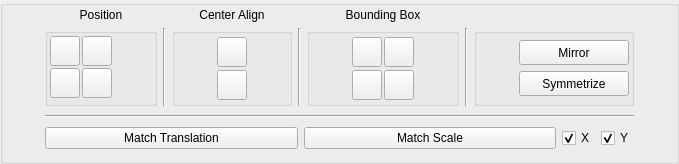
           <widget class="QGroupBox" name="pickerAlign_gbx">
            <layout class="QGridLayout" name="gridLayout_55">
             <property name="leftMargin">
              <number>2</number>
             </property>
             <property name="topMargin">
              <number>2</number>
             </property>
             <property name="rightMargin">
              <number>2</number>
             </property>
             <property name="bottomMargin">
              <number>2</number>
             </property>
             <item row="0" column="3">
              <widget class="QLabel" name="label_50">
               <property name="text">
                <string>Center Align</string>
               </property>
               <property name="alignment">
                <set>Qt::AlignCenter</set>
               </property>
              </widget>
             </item>
             <item row="1" column="0">
              <spacer name="horizontalSpacer_34">
               <property name="orientation">
                <enum>Qt::Horizontal</enum>
               </property>
               <property name="sizeHint" stdset="0">
                <size>
                 <width>40</width>
                 <height>20</height>
                </size>
               </property>
              </spacer>
             </item>
             <item row="0" column="1">
              <widget class="QLabel" name="label_49">
               <property name="text">
                <string>Position</string>
               </property>
               <property name="alignment">
                <set>Qt::AlignCenter</set>
               </property>
              </widget>
             </item>
             <item row="1" column="4">
              <widget class="Line" name="line_48">
               <property name="orientation">
                <enum>Qt::Vertical</enum>
               </property>
              </widget>
             </item>
             <item row="1" column="8">
              <spacer name="horizontalSpacer_32">
               <property name="orientation">
                <enum>Qt::Horizontal</enum>
               </property>
               <property name="sizeHint" stdset="0">
                <size>
                 <width>40</width>
                 <height>20</height>
                </size>
               </property>
              </spacer>
             </item>
             <item row="1" column="6">
              <widget class="Line" name="line_49">
               <property name="orientation">
                <enum>Qt::Vertical</enum>
               </property>
              </widget>
             </item>
             <item row="5" column="1" colspan="7">
              <layout class="QHBoxLayout" name="horizontalLayout_25">
               <item>
                <widget class="QPushButton" name="matchTranslate_btn">
                 <property name="enabled">
                  <bool>true</bool>
                 </property>
                 <property name="sizePolicy">
                  <sizepolicy hsizetype="Expanding" vsizetype="Fixed">
                   <horstretch>0</horstretch>
                   <verstretch>0</verstretch>
                  </sizepolicy>
                 </property>
                 <property name="maximumSize">
                  <size>
                   <width>16777215</width>
                   <height>16777215</height>
                  </size>
                 </property>
                 <property name="text">
                  <string>Match Translation</string>
                 </property>
                </widget>
               </item>
               <item>
                <widget class="QPushButton" name="matchScale_btn">
                 <property name="enabled">
                  <bool>true</bool>
                 </property>
                 <property name="sizePolicy">
                  <sizepolicy hsizetype="Expanding" vsizetype="Fixed">
                   <horstretch>0</horstretch>
                   <verstretch>0</verstretch>
                  </sizepolicy>
                 </property>
                 <property name="maximumSize">
                  <size>
                   <width>16777215</width>
                   <height>16777215</height>
                  </size>
                 </property>
                 <property name="text">
                  <string>Match Scale</string>
                 </property>
                </widget>
               </item>
               <item>
                <widget class="QCheckBox" name="xMatch_cbx">
                 <property name="text">
                  <string>X</string>
                 </property>
                 <property name="checked">
                  <bool>true</bool>
                 </property>
                </widget>
               </item>
               <item>
                <widget class="QCheckBox" name="yMatch_cbx">
                 <property name="text">
                  <string>Y</string>
                 </property>
                 <property name="checked">
                  <bool>true</bool>
                 </property>
                </widget>
               </item>
              </layout>
             </item>
             <item row="1" column="2">
              <widget class="Line" name="line_47">
               <property name="orientation">
                <enum>Qt::Vertical</enum>
               </property>
              </widget>
             </item>
             <item row="0" column="5">
              <widget class="QLabel" name="label_51">
               <property name="text">
                <string>Bounding Box</string>
               </property>
               <property name="alignment">
                <set>Qt::AlignCenter</set>
               </property>
              </widget>
             </item>
             <item row="4" column="1" colspan="7">
              <spacer name="verticalSpacer_5">
               <property name="orientation">
                <enum>Qt::Vertical</enum>
               </property>
               <property name="sizeType">
                <enum>QSizePolicy::Fixed</enum>
               </property>
               <property name="sizeHint" stdset="0">
                <size>
                 <width>20</width>
                 <height>3</height>
                </size>
               </property>
              </spacer>
             </item>
             <item row="1" column="3">
              <widget class="QGroupBox" name="groupBox_42">
               <property name="accessibleName">
                <string>transparent</string>
               </property>
               <property name="title">
                <string/>
               </property>
               <property name="alignment">
                <set>Qt::AlignHCenter|Qt::AlignTop</set>
               </property>
               <layout class="QGridLayout" name="gridLayout_57">
                <property name="leftMargin">
                 <number>2</number>
                </property>
                <property name="topMargin">
                 <number>2</number>
                </property>
                <property name="rightMargin">
                 <number>2</number>
                </property>
                <property name="bottomMargin">
                 <number>2</number>
                </property>
                <property name="spacing">
                 <number>2</number>
                </property>
                <item row="0" column="2">
                 <spacer name="horizontalSpacer_31">
                  <property name="orientation">
                   <enum>Qt::Horizontal</enum>
                  </property>
                  <property name="sizeHint" stdset="0">
                   <size>
                    <width>40</width>
                    <height>20</height>
                   </size>
                  </property>
                 </spacer>
                </item>
                <item row="0" column="0">
                 <spacer name="horizontalSpacer_30">
                  <property name="orientation">
                   <enum>Qt::Horizontal</enum>
                  </property>
                  <property name="sizeHint" stdset="0">
                   <size>
                    <width>40</width>
                    <height>20</height>
                   </size>
                  </property>
                 </spacer>
                </item>
                <item row="1" column="1">
                 <widget class="QPushButton" name="plgAlignVCenter">
                  <property name="minimumSize">
                   <size>
                    <width>30</width>
                    <height>30</height>
                   </size>
                  </property>
                  <property name="maximumSize">
                   <size>
                    <width>30</width>
                    <height>30</height>
                   </size>
                  </property>
                  <property name="toolTip">
                   <string>&lt;!DOCTYPE HTML PUBLIC &quot;-//W3C//DTD HTML 4.0//EN&quot; &quot;http://www.w3.org/TR/REC-html40/strict.dtd&quot;&gt;
&lt;html&gt;&lt;head&gt;&lt;meta name=&quot;qrichtext&quot; content=&quot;1&quot; /&gt;&lt;style type=&quot;text/css&quot;&gt;
p, li { white-space: pre-wrap; }
&lt;/style&gt;&lt;/head&gt;&lt;body style=&quot; font-family:'MS Shell Dlg 2'; font-size:8pt; font-weight:400; font-style:normal;&quot;&gt;
&lt;p style=&quot; margin-top:0px; margin-bottom:0px; margin-left:0px; margin-right:0px; -qt-block-indent:0; text-indent:0px;&quot;&gt;Align selected to Vertical Center&lt;/p&gt;&lt;/body&gt;&lt;/html&gt;</string>
                  </property>
                  <property name="text">
                   <string/>
                  </property>
                 </widget>
                </item>
                <item row="0" column="1">
                 <widget class="QPushButton" name="plgAlignHCenter">
                  <property name="minimumSize">
                   <size>
                    <width>30</width>
                    <height>30</height>
                   </size>
                  </property>
                  <property name="maximumSize">
                   <size>
                    <width>30</width>
                    <height>30</height>
                   </size>
                  </property>
                  <property name="toolTip">
                   <string>&lt;!DOCTYPE HTML PUBLIC &quot;-//W3C//DTD HTML 4.0//EN&quot; &quot;http://www.w3.org/TR/REC-html40/strict.dtd&quot;&gt;
&lt;html&gt;&lt;head&gt;&lt;meta name=&quot;qrichtext&quot; content=&quot;1&quot; /&gt;&lt;style type=&quot;text/css&quot;&gt;
p, li { white-space: pre-wrap; }
&lt;/style&gt;&lt;/head&gt;&lt;body style=&quot; font-family:'MS Shell Dlg 2'; font-size:8pt; font-weight:400; font-style:normal;&quot;&gt;
&lt;p style=&quot; margin-top:0px; margin-bottom:0px; margin-left:0px; margin-right:0px; -qt-block-indent:0; text-indent:0px;&quot;&gt;Align selected to Horizontal Center&lt;/p&gt;&lt;/body&gt;&lt;/html&gt;</string>
                  </property>
                  <property name="text">
                   <string/>
                  </property>
                 </widget>
                </item>
               </layout>
              </widget>
             </item>
             <item row="1" column="5">
              <widget class="QGroupBox" name="groupBox_43">
               <property name="accessibleName">
                <string>transparent</string>
               </property>
               <property name="title">
                <string/>
               </property>
               <property name="alignment">
                <set>Qt::AlignHCenter|Qt::AlignTop</set>
               </property>
               <layout class="QGridLayout" name="gridLayout_58">
                <property name="leftMargin">
                 <number>2</number>
                </property>
                <property name="topMargin">
                 <number>2</number>
                </property>
                <property name="rightMargin">
                 <number>2</number>
                </property>
                <property name="bottomMargin">
                 <number>2</number>
                </property>
                <property name="spacing">
                 <number>2</number>
                </property>
                <item row="0" column="1">
                 <widget class="QPushButton" name="plgAlignLeftBb">
                  <property name="minimumSize">
                   <size>
                    <width>30</width>
                    <height>30</height>
                   </size>
                  </property>
                  <property name="maximumSize">
                   <size>
                    <width>30</width>
                    <height>30</height>
                   </size>
                  </property>
                  <property name="toolTip">
                   <string>&lt;!DOCTYPE HTML PUBLIC &quot;-//W3C//DTD HTML 4.0//EN&quot; &quot;http://www.w3.org/TR/REC-html40/strict.dtd&quot;&gt;
&lt;html&gt;&lt;head&gt;&lt;meta name=&quot;qrichtext&quot; content=&quot;1&quot; /&gt;&lt;style type=&quot;text/css&quot;&gt;
p, li { white-space: pre-wrap; }
&lt;/style&gt;&lt;/head&gt;&lt;body style=&quot; font-family:'MS Shell Dlg 2'; font-size:8pt; font-weight:400; font-style:normal;&quot;&gt;
&lt;p style=&quot; margin-top:0px; margin-bottom:0px; margin-left:0px; margin-right:0px; -qt-block-indent:0; text-indent:0px;&quot;&gt;Align selected to minimum left (by Bounding Box)&lt;/p&gt;&lt;/body&gt;&lt;/html&gt;</string>
                  </property>
                  <property name="accessibleName">
                   <string>minorAction</string>
                  </property>
                  <property name="text">
                   <string/>
                  </property>
                 </widget>
                </item>
                <item row="0" column="2">
                 <widget class="QPushButton" name="plgAlignRightBb">
                  <property name="minimumSize">
                   <size>
                    <width>30</width>
                    <height>30</height>
                   </size>
                  </property>
                  <property name="maximumSize">
                   <size>
                    <width>30</width>
                    <height>30</height>
                   </size>
                  </property>
                  <property name="toolTip">
                   <string>&lt;!DOCTYPE HTML PUBLIC &quot;-//W3C//DTD HTML 4.0//EN&quot; &quot;http://www.w3.org/TR/REC-html40/strict.dtd&quot;&gt;
&lt;html&gt;&lt;head&gt;&lt;meta name=&quot;qrichtext&quot; content=&quot;1&quot; /&gt;&lt;style type=&quot;text/css&quot;&gt;
p, li { white-space: pre-wrap; }
&lt;/style&gt;&lt;/head&gt;&lt;body style=&quot; font-family:'MS Shell Dlg 2'; font-size:8pt; font-weight:400; font-style:normal;&quot;&gt;
&lt;p style=&quot; margin-top:0px; margin-bottom:0px; margin-left:0px; margin-right:0px; -qt-block-indent:0; text-indent:0px;&quot;&gt;Align selected to maximum right (by Bounding Box)&lt;/p&gt;&lt;/body&gt;&lt;/html&gt;</string>
                  </property>
                  <property name="accessibleName">
                   <string>minorAction</string>
                  </property>
                  <property name="text">
                   <string/>
                  </property>
                 </widget>
                </item>
                <item row="1" column="1">
                 <widget class="QPushButton" name="plgAlignTopBb">
                  <property name="minimumSize">
                   <size>
                    <width>30</width>
                    <height>30</height>
                   </size>
                  </property>
                  <property name="maximumSize">
                   <size>
                    <width>30</width>
                    <height>30</height>
                   </size>
                  </property>
                  <property name="toolTip">
                   <string>&lt;!DOCTYPE HTML PUBLIC &quot;-//W3C//DTD HTML 4.0//EN&quot; &quot;http://www.w3.org/TR/REC-html40/strict.dtd&quot;&gt;
&lt;html&gt;&lt;head&gt;&lt;meta name=&quot;qrichtext&quot; content=&quot;1&quot; /&gt;&lt;style type=&quot;text/css&quot;&gt;
p, li { white-space: pre-wrap; }
&lt;/style&gt;&lt;/head&gt;&lt;body style=&quot; font-family:'MS Shell Dlg 2'; font-size:8pt; font-weight:400; font-style:normal;&quot;&gt;
&lt;p style=&quot; margin-top:0px; margin-bottom:0px; margin-left:0px; margin-right:0px; -qt-block-indent:0; text-indent:0px;&quot;&gt;Align selected to maximum top (by Bounding Box)&lt;/p&gt;&lt;/body&gt;&lt;/html&gt;</string>
                  </property>
                  <property name="accessibleName">
                   <string>minorAction</string>
                  </property>
                  <property name="text">
                   <string/>
                  </property>
                 </widget>
                </item>
                <item row="1" column="2">
                 <widget class="QPushButton" name="plgAlignBottomBb">
                  <property name="minimumSize">
                   <size>
                    <width>30</width>
                    <height>30</height>
                   </size>
                  </property>
                  <property name="maximumSize">
                   <size>
                    <width>30</width>
                    <height>30</height>
                   </size>
                  </property>
                  <property name="toolTip">
                   <string>&lt;!DOCTYPE HTML PUBLIC &quot;-//W3C//DTD HTML 4.0//EN&quot; &quot;http://www.w3.org/TR/REC-html40/strict.dtd&quot;&gt;
&lt;html&gt;&lt;head&gt;&lt;meta name=&quot;qrichtext&quot; content=&quot;1&quot; /&gt;&lt;style type=&quot;text/css&quot;&gt;
p, li { white-space: pre-wrap; }
&lt;/style&gt;&lt;/head&gt;&lt;body style=&quot; font-family:'MS Shell Dlg 2'; font-size:8pt; font-weight:400; font-style:normal;&quot;&gt;
&lt;p style=&quot; margin-top:0px; margin-bottom:0px; margin-left:0px; margin-right:0px; -qt-block-indent:0; text-indent:0px;&quot;&gt;Align selected to minimum bottom (by Bounding Box)&lt;/p&gt;&lt;/body&gt;&lt;/html&gt;</string>
                  </property>
                  <property name="accessibleName">
                   <string>minorAction</string>
                  </property>
                  <property name="text">
                   <string/>
                  </property>
                 </widget>
                </item>
                <item row="0" column="0">
                 <spacer name="horizontalSpacer_28">
                  <property name="orientation">
                   <enum>Qt::Horizontal</enum>
                  </property>
                  <property name="sizeHint" stdset="0">
                   <size>
                    <width>40</width>
                    <height>20</height>
                   </size>
                  </property>
                 </spacer>
                </item>
                <item row="0" column="3">
                 <spacer name="horizontalSpacer_29">
                  <property name="orientation">
                   <enum>Qt::Horizontal</enum>
                  </property>
                  <property name="sizeHint" stdset="0">
                   <size>
                    <width>40</width>
                    <height>20</height>
                   </size>
                  </property>
                 </spacer>
                </item>
               </layout>
              </widget>
             </item>
             <item row="1" column="1">
              <widget class="QGroupBox" name="groupBox_41">
               <property name="accessibleName">
                <string>transparent</string>
               </property>
               <property name="title">
                <string/>
               </property>
               <property name="alignment">
                <set>Qt::AlignHCenter|Qt::AlignTop</set>
               </property>
               <layout class="QGridLayout" name="gridLayout_56">
                <property name="leftMargin">
                 <number>2</number>
                </property>
                <property name="topMargin">
                 <number>2</number>
                </property>
                <property name="rightMargin">
                 <number>2</number>
                </property>
                <property name="bottomMargin">
                 <number>5</number>
                </property>
                <property name="spacing">
                 <number>2</number>
                </property>
                <item row="1" column="1">
                 <widget class="QPushButton" name="plgAlignBottomPos">
                  <property name="minimumSize">
                   <size>
                    <width>30</width>
                    <height>30</height>
                   </size>
                  </property>
                  <property name="maximumSize">
                   <size>
                    <width>30</width>
                    <height>30</height>
                   </size>
                  </property>
                  <property name="toolTip">
                   <string>&lt;!DOCTYPE HTML PUBLIC &quot;-//W3C//DTD HTML 4.0//EN&quot; &quot;http://www.w3.org/TR/REC-html40/strict.dtd&quot;&gt;
&lt;html&gt;&lt;head&gt;&lt;meta name=&quot;qrichtext&quot; content=&quot;1&quot; /&gt;&lt;style type=&quot;text/css&quot;&gt;
p, li { white-space: pre-wrap; }
&lt;/style&gt;&lt;/head&gt;&lt;body style=&quot; font-family:'MS Shell Dlg 2'; font-size:8pt; font-weight:400; font-style:normal;&quot;&gt;
&lt;p style=&quot; margin-top:0px; margin-bottom:0px; margin-left:0px; margin-right:0px; -qt-block-indent:0; text-indent:0px;&quot;&gt;Align selected to minimum bottom (by position)&lt;/p&gt;&lt;/body&gt;&lt;/html&gt;</string>
                  </property>
                  <property name="accessibleName">
                   <string>majorAction</string>
                  </property>
                  <property name="text">
                   <string/>
                  </property>
                 </widget>
                </item>
                <item row="0" column="2">
                 <spacer name="horizontalSpacer_27">
                  <property name="orientation">
                   <enum>Qt::Horizontal</enum>
                  </property>
                  <property name="sizeHint" stdset="0">
                   <size>
                    <width>40</width>
                    <height>20</height>
                   </size>
                  </property>
                 </spacer>
                </item>
                <item row="0" column="0">
                 <widget class="QPushButton" name="plgAlignLeftPos">
                  <property name="minimumSize">
                   <size>
                    <width>30</width>
                    <height>30</height>
                   </size>
                  </property>
                  <property name="maximumSize">
                   <size>
                    <width>30</width>
                    <height>30</height>
                   </size>
                  </property>
                  <property name="toolTip">
                   <string>&lt;!DOCTYPE HTML PUBLIC &quot;-//W3C//DTD HTML 4.0//EN&quot; &quot;http://www.w3.org/TR/REC-html40/strict.dtd&quot;&gt;
&lt;html&gt;&lt;head&gt;&lt;meta name=&quot;qrichtext&quot; content=&quot;1&quot; /&gt;&lt;style type=&quot;text/css&quot;&gt;
p, li { white-space: pre-wrap; }
&lt;/style&gt;&lt;/head&gt;&lt;body style=&quot; font-family:'MS Shell Dlg 2'; font-size:8pt; font-weight:400; font-style:normal;&quot;&gt;
&lt;p style=&quot; margin-top:0px; margin-bottom:0px; margin-left:0px; margin-right:0px; -qt-block-indent:0; text-indent:0px;&quot;&gt;Align selected to minimum left (by position)&lt;/p&gt;&lt;/body&gt;&lt;/html&gt;</string>
                  </property>
                  <property name="accessibleName">
                   <string>majorAction</string>
                  </property>
                  <property name="text">
                   <string/>
                  </property>
                 </widget>
                </item>
                <item row="1" column="0">
                 <widget class="QPushButton" name="plgAlignTopPos">
                  <property name="minimumSize">
                   <size>
                    <width>30</width>
                    <height>30</height>
                   </size>
                  </property>
                  <property name="maximumSize">
                   <size>
                    <width>30</width>
                    <height>30</height>
                   </size>
                  </property>
                  <property name="toolTip">
                   <string>&lt;!DOCTYPE HTML PUBLIC &quot;-//W3C//DTD HTML 4.0//EN&quot; &quot;http://www.w3.org/TR/REC-html40/strict.dtd&quot;&gt;
&lt;html&gt;&lt;head&gt;&lt;meta name=&quot;qrichtext&quot; content=&quot;1&quot; /&gt;&lt;style type=&quot;text/css&quot;&gt;
p, li { white-space: pre-wrap; }
&lt;/style&gt;&lt;/head&gt;&lt;body style=&quot; font-family:'MS Shell Dlg 2'; font-size:8pt; font-weight:400; font-style:normal;&quot;&gt;
&lt;p style=&quot; margin-top:0px; margin-bottom:0px; margin-left:0px; margin-right:0px; -qt-block-indent:0; text-indent:0px;&quot;&gt;Align selected to maximum top (by position)&lt;/p&gt;&lt;/body&gt;&lt;/html&gt;</string>
                  </property>
                  <property name="accessibleName">
                   <string>majorAction</string>
                  </property>
                  <property name="text">
                   <string/>
                  </property>
                 </widget>
                </item>
                <item row="0" column="1">
                 <widget class="QPushButton" name="plgAlignRightPos">
                  <property name="minimumSize">
                   <size>
                    <width>30</width>
                    <height>30</height>
                   </size>
                  </property>
                  <property name="maximumSize">
                   <size>
                    <width>30</width>
                    <height>30</height>
                   </size>
                  </property>
                  <property name="toolTip">
                   <string>&lt;!DOCTYPE HTML PUBLIC &quot;-//W3C//DTD HTML 4.0//EN&quot; &quot;http://www.w3.org/TR/REC-html40/strict.dtd&quot;&gt;
&lt;html&gt;&lt;head&gt;&lt;meta name=&quot;qrichtext&quot; content=&quot;1&quot; /&gt;&lt;style type=&quot;text/css&quot;&gt;
p, li { white-space: pre-wrap; }
&lt;/style&gt;&lt;/head&gt;&lt;body style=&quot; font-family:'MS Shell Dlg 2'; font-size:8pt; font-weight:400; font-style:normal;&quot;&gt;
&lt;p style=&quot; margin-top:0px; margin-bottom:0px; margin-left:0px; margin-right:0px; -qt-block-indent:0; text-indent:0px;&quot;&gt;Align selected to maximum right (by position)&lt;/p&gt;&lt;/body&gt;&lt;/html&gt;</string>
                  </property>
                  <property name="accessibleName">
                   <string>majorAction</string>
                  </property>
                  <property name="text">
                   <string/>
                  </property>
                 </widget>
                </item>
               </layout>
              </widget>
             </item>
             <item row="1" column="7">
              <widget class="QGroupBox" name="groupBox_45">
               <property name="accessibleName">
                <string>transparent</string>
               </property>
               <property name="title">
                <string/>
               </property>
               <property name="alignment">
                <set>Qt::AlignHCenter|Qt::AlignTop</set>
               </property>
               <layout class="QGridLayout" name="gridLayout_60">
                <property name="leftMargin">
                 <number>2</number>
                </property>
                <property name="topMargin">
                 <number>2</number>
                </property>
                <property name="rightMargin">
                 <number>2</number>
                </property>
                <property name="bottomMargin">
                 <number>2</number>
                </property>
                <property name="spacing">
                 <number>2</number>
                </property>
                <item row="0" column="1">
                 <widget class="QPushButton" name="mirrorPickerGuides_btn">
                  <property name="enabled">
                   <bool>true</bool>
                  </property>
                  <property name="sizePolicy">
                   <sizepolicy hsizetype="Fixed" vsizetype="Fixed">
                    <horstretch>0</horstretch>
                    <verstretch>0</verstretch>
                   </sizepolicy>
                  </property>
                  <property name="minimumSize">
                   <size>
                    <width>110</width>
                    <height>0</height>
                   </size>
                  </property>
                  <property name="maximumSize">
                   <size>
                    <width>16777215</width>
                    <height>25</height>
                   </size>
                  </property>
                  <property name="text">
                   <string>Mirror</string>
                  </property>
                 </widget>
                </item>
                <item row="0" column="0">
                 <spacer name="horizontalSpacer_43">
                  <property name="orientation">
                   <enum>Qt::Horizontal</enum>
                  </property>
                  <property name="sizeHint" stdset="0">
                   <size>
                    <width>40</width>
                    <height>20</height>
                   </size>
                  </property>
                 </spacer>
                </item>
                <item row="1" column="1">
                 <widget class="QPushButton" name="symPickerGuide_btn">
                  <property name="enabled">
                   <bool>true</bool>
                  </property>
                  <property name="sizePolicy">
                   <sizepolicy hsizetype="Fixed" vsizetype="Fixed">
                    <horstretch>0</horstretch>
                    <verstretch>0</verstretch>
                   </sizepolicy>
                  </property>
                  <property name="minimumSize">
                   <size>
                    <width>110</width>
                    <height>0</height>
                   </size>
                  </property>
                  <property name="maximumSize">
                   <size>
                    <width>16777215</width>
                    <height>25</height>
                   </size>
                  </property>
                  <property name="text">
                   <string>Symmetrize</string>
                  </property>
                 </widget>
                </item>
               </layout>
              </widget>
             </item>
             <item row="2" column="1" colspan="7">
              <spacer name="verticalSpacer_19">
               <property name="orientation">
                <enum>Qt::Vertical</enum>
               </property>
               <property name="sizeType">
                <enum>QSizePolicy::Fixed</enum>
               </property>
               <property name="sizeHint" stdset="0">
                <size>
                 <width>20</width>
                 <height>3</height>
                </size>
               </property>
              </spacer>
             </item>
             <item row="3" column="1" colspan="7">
              <widget class="Line" name="line_18">
               <property name="accessibleName">
                <string>HLine</string>
               </property>
               <property name="orientation">
                <enum>Qt::Horizontal</enum>
               </property>
              </widget>
             </item>
             <item row="6" column="1" colspan="7">
              <spacer name="verticalSpacer_20">
               <property name="orientation">
                <enum>Qt::Vertical</enum>
               </property>
               <property name="sizeType">
                <enum>QSizePolicy::Fixed</enum>
               </property>
               <property name="sizeHint" stdset="0">
                <size>
                 <width>0</width>
                 <height>10</height>
                </size>
               </property>
              </spacer>
             </item>
            </layout>
           </widget>
